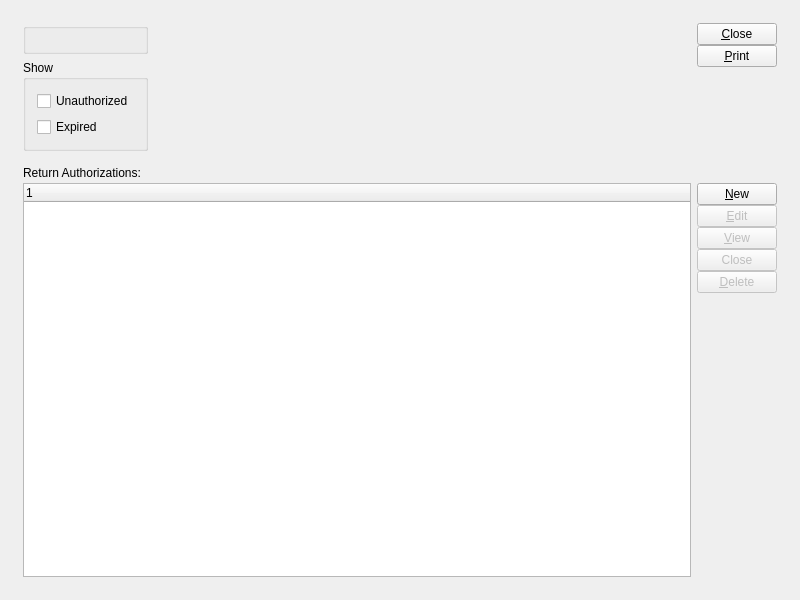
<?xml version="1.0" encoding="UTF-8"?>
<ui version="4.0">
 <comment>This file is part of the xTuple ERP: PostBooks Edition, a free and
open source Enterprise Resource Planning software suite,
Copyright (c) 1999-2018 by OpenMFG LLC, d/b/a xTuple.
It is licensed to you under the Common Public Attribution License
version 1.0, the full text of which (including xTuple-specific Exhibits)
is available at www.xtuple.com/CPAL.  By using this software, you agree
to be bound by its terms.</comment>
 <class>openReturnAuthorizations</class>
 <widget class="QWidget" name="openReturnAuthorizations">
  <property name="geometry">
   <rect>
    <x>0</x>
    <y>0</y>
    <width>800</width>
    <height>600</height>
   </rect>
  </property>
  <property name="minimumSize">
   <size>
    <width>600</width>
    <height>400</height>
   </size>
  </property>
  <property name="windowTitle">
   <string>List Open Return Authorizations</string>
  </property>
  <layout class="QGridLayout" name="gridLayout_4">
   <item row="0" column="0">
    <layout class="QGridLayout" name="gridLayout_3">
     <property name="margin">
      <number>12</number>
     </property>
     <property name="spacing">
      <number>12</number>
     </property>
     <item row="0" column="0">
      <layout class="QHBoxLayout" name="horizontalLayout_3">
       <item>
        <layout class="QVBoxLayout" name="verticalLayout_2">
         <item>
          <widget class="WarehouseGroup" name="_warehouse">
           <property name="title">
            <string/>
           </property>
           <property name="fixedSize">
            <bool>false</bool>
           </property>
          </widget>
         </item>
         <item>
          <widget class="QGroupBox" name="_showGroup">
           <property name="title">
            <string>Show</string>
           </property>
           <layout class="QGridLayout" name="gridLayout_2">
            <item row="0" column="0">
             <widget class="XCheckBox" name="_unauthorized">
              <property name="text">
               <string>Unauthorized</string>
              </property>
              <property name="forgetful">
               <bool>true</bool>
              </property>
             </widget>
            </item>
            <item row="1" column="0">
             <widget class="XCheckBox" name="_expired">
              <property name="text">
               <string>Expired</string>
              </property>
              <property name="forgetful">
               <bool>true</bool>
              </property>
             </widget>
            </item>
           </layout>
          </widget>
         </item>
        </layout>
       </item>
       <item>
        <spacer>
         <property name="orientation">
          <enum>Qt::Horizontal</enum>
         </property>
         <property name="sizeType">
          <enum>QSizePolicy::Expanding</enum>
         </property>
         <property name="sizeHint" stdset="0">
          <size>
           <width>0</width>
           <height>20</height>
          </size>
         </property>
        </spacer>
       </item>
       <item>
        <layout class="QVBoxLayout">
         <property name="spacing">
          <number>0</number>
         </property>
         <item>
          <widget class="QPushButton" name="_close">
           <property name="text">
            <string>&amp;Close</string>
           </property>
          </widget>
         </item>
         <item>
          <widget class="QPushButton" name="_print">
           <property name="text">
            <string>&amp;Print</string>
           </property>
          </widget>
         </item>
         <item>
          <spacer>
           <property name="orientation">
            <enum>Qt::Vertical</enum>
           </property>
           <property name="sizeType">
            <enum>QSizePolicy::Expanding</enum>
           </property>
           <property name="sizeHint" stdset="0">
            <size>
             <width>20</width>
             <height>0</height>
            </size>
           </property>
          </spacer>
         </item>
        </layout>
       </item>
      </layout>
     </item>
     <item row="1" column="0">
      <widget class="QFrame" name="_frame">
       <property name="sizePolicy">
        <sizepolicy hsizetype="Preferred" vsizetype="Expanding">
         <horstretch>0</horstretch>
         <verstretch>1</verstretch>
        </sizepolicy>
       </property>
       <property name="frameShape">
        <enum>QFrame::NoFrame</enum>
       </property>
       <property name="frameShadow">
        <enum>QFrame::Raised</enum>
       </property>
       <layout class="QGridLayout" name="gridLayout">
        <property name="margin">
         <number>0</number>
        </property>
        <item row="0" column="0">
         <layout class="QVBoxLayout" name="verticalLayout">
          <property name="spacing">
           <number>0</number>
          </property>
          <item>
           <widget class="QLabel" name="_returnAuthorizationsLit">
            <property name="sizePolicy">
             <sizepolicy hsizetype="Fixed" vsizetype="Fixed">
              <horstretch>0</horstretch>
              <verstretch>0</verstretch>
             </sizepolicy>
            </property>
            <property name="minimumSize">
             <size>
              <width>0</width>
              <height>20</height>
             </size>
            </property>
            <property name="text">
             <string>Return Authorizations:</string>
            </property>
           </widget>
          </item>
          <item>
           <layout class="QHBoxLayout" name="horizontalLayout_2">
            <item>
             <widget class="XTreeWidget" name="_ra">
              <property name="sizePolicy">
               <sizepolicy hsizetype="Expanding" vsizetype="Expanding">
                <horstretch>0</horstretch>
                <verstretch>0</verstretch>
               </sizepolicy>
              </property>
             </widget>
            </item>
            <item>
             <layout class="QVBoxLayout">
              <property name="spacing">
               <number>0</number>
              </property>
              <item>
               <widget class="QPushButton" name="_new">
                <property name="enabled">
                 <bool>true</bool>
                </property>
                <property name="text">
                 <string>&amp;New</string>
                </property>
               </widget>
              </item>
              <item>
               <widget class="QPushButton" name="_edit">
                <property name="enabled">
                 <bool>false</bool>
                </property>
                <property name="text">
                 <string>&amp;Edit</string>
                </property>
               </widget>
              </item>
              <item>
               <widget class="QPushButton" name="_view">
                <property name="enabled">
                 <bool>false</bool>
                </property>
                <property name="text">
                 <string>&amp;View</string>
                </property>
               </widget>
              </item>
              <item>
               <widget class="QPushButton" name="_closeRA">
                <property name="enabled">
                 <bool>false</bool>
                </property>
                <property name="text">
                 <string>Close</string>
                </property>
               </widget>
              </item>
              <item>
               <widget class="QPushButton" name="_delete">
                <property name="enabled">
                 <bool>false</bool>
                </property>
                <property name="text">
                 <string>&amp;Delete</string>
                </property>
               </widget>
              </item>
              <item>
               <spacer>
                <property name="orientation">
                 <enum>Qt::Vertical</enum>
                </property>
                <property name="sizeType">
                 <enum>QSizePolicy::Expanding</enum>
                </property>
                <property name="sizeHint" stdset="0">
                 <size>
                  <width>20</width>
                  <height>166</height>
                 </size>
                </property>
               </spacer>
              </item>
             </layout>
            </item>
           </layout>
          </item>
         </layout>
        </item>
       </layout>
      </widget>
     </item>
    </layout>
   </item>
  </layout>
 </widget>
 <layoutdefault spacing="6" margin="11"/>
 <customwidgets>
  <customwidget>
   <class>WarehouseGroup</class>
   <extends>QGroupBox</extends>
   <header>warehousegroup.h</header>
   <container>1</container>
  </customwidget>
  <customwidget>
   <class>XCheckBox</class>
   <extends>QCheckBox</extends>
   <header>xcheckbox.h</header>
  </customwidget>
  <customwidget>
   <class>XTreeWidget</class>
   <extends>QTreeWidget</extends>
   <header>xtreewidget.h</header>
   <container>1</container>
  </customwidget>
 </customwidgets>
 <tabstops>
  <tabstop>_unauthorized</tabstop>
  <tabstop>_expired</tabstop>
  <tabstop>_ra</tabstop>
  <tabstop>_new</tabstop>
  <tabstop>_edit</tabstop>
  <tabstop>_view</tabstop>
  <tabstop>_closeRA</tabstop>
  <tabstop>_delete</tabstop>
  <tabstop>_close</tabstop>
  <tabstop>_print</tabstop>
 </tabstops>
 <resources/>
 <connections>
  <connection>
   <sender>_close</sender>
   <signal>clicked()</signal>
   <receiver>openReturnAuthorizations</receiver>
   <slot>close()</slot>
   <hints>
    <hint type="sourcelabel">
     <x>20</x>
     <y>20</y>
    </hint>
    <hint type="destinationlabel">
     <x>20</x>
     <y>20</y>
    </hint>
   </hints>
  </connection>
  <connection>
   <sender>_ra</sender>
   <signal>valid(bool)</signal>
   <receiver>_view</receiver>
   <slot>setEnabled(bool)</slot>
   <hints>
    <hint type="sourcelabel">
     <x>20</x>
     <y>20</y>
    </hint>
    <hint type="destinationlabel">
     <x>20</x>
     <y>20</y>
    </hint>
   </hints>
  </connection>
 </connections>
</ui>
